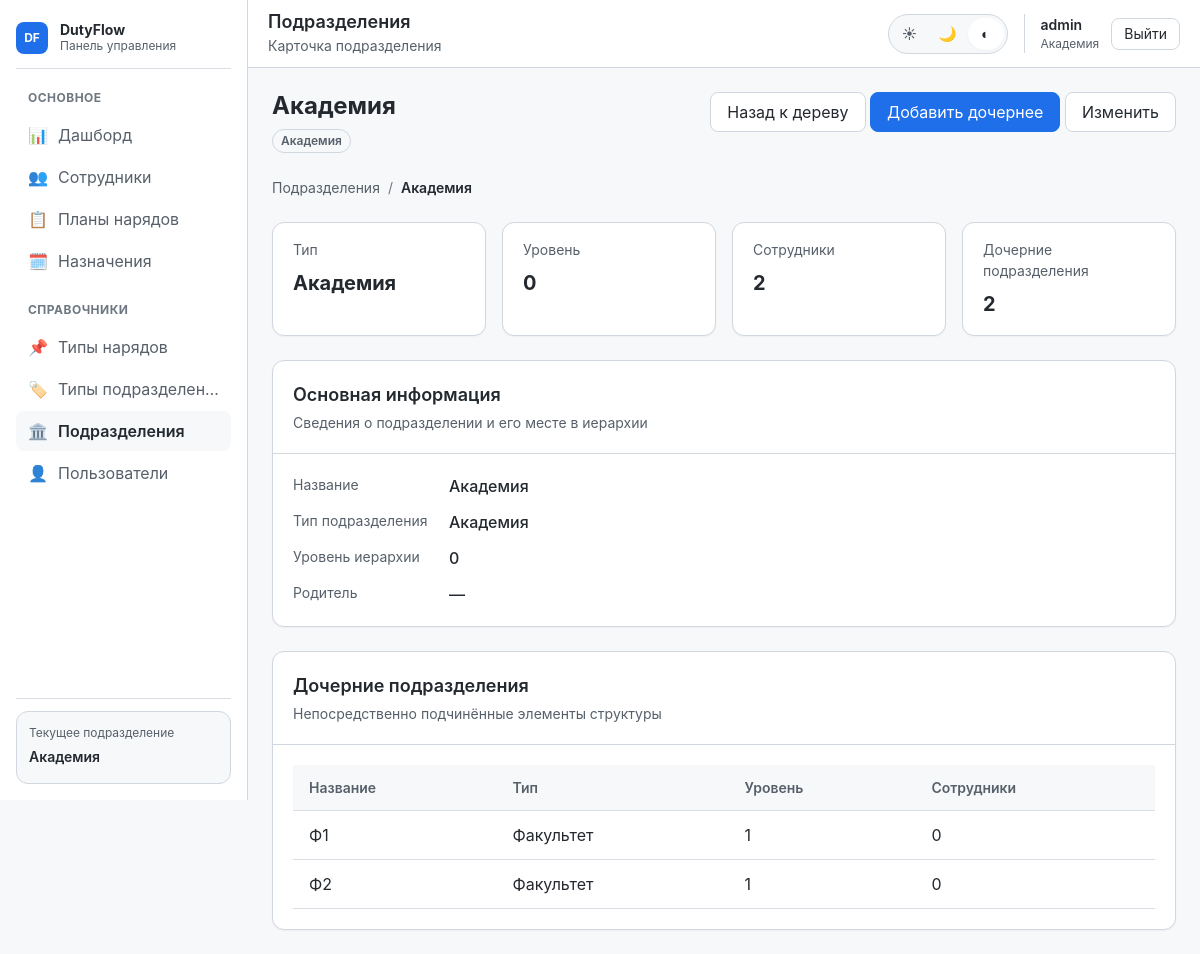
/units/1/ (signed in), run on the app's committed database.
### users_app/models.py (models this page shows, shortened)
class UserProfile(models.Model):
    user = models.OneToOneField(
        User,
        on_delete=models.CASCADE,
        related_name='profile'
    )
    unit = models.ForeignKey(
        Unit,
        on_delete=models.PROTECT,
        related_name='users'
    )
    created_by = models.ForeignKey(
        User,
        on_delete=models.SET_NULL,
        null=True,
        blank=True,
        related_name='created_users',
        verbose_name="Создал пользователь"
    )
    created_at = models.DateTimeField(auto_now_add=True, verbose_name="Дата создания")
    class Meta:
        verbose_name = "Профиль пользователя"
        verbose_name_plural = "Профили пользователей"

### units/models.py (models this page shows, shortened)
class Unit(models.Model):
    name = models.CharField(max_length=255, verbose_name="Название")
    parent = models.ForeignKey(
        'self',
        on_delete=models.SET_NULL,
        null=True,
        blank=True,
        related_name='children',
        verbose_name="Вышестоящее подразделение"
    )
    unit_type = models.ForeignKey(
        UnitType,
        on_delete=models.PROTECT,
        related_name='units',
        verbose_name="Тип подразделения"
    )
    class Meta:
        verbose_name = "Подразделение"
        verbose_name_plural = "Подразделения"
        ordering = ['unit_type__level', 'name']

class UnitType(models.Model):
    name = models.CharField(max_length=50, unique=True, verbose_name="Название типа")
    slug = models.SlugField(max_length=50, unique=True, verbose_name="Слаг")
    level = models.PositiveSmallIntegerField(
        default=0,
        verbose_name="Уровень иерархии",
        help_text="0 - самый высокий уровень (академия), 1 - факультет, 2 - кафедра и т.д."
    )
    can_have_children = models.BooleanField(
        default=True,
        verbose_name="Может иметь дочерние подразделения"
    )
    class Meta:
        verbose_name = "Тип подразделения"
        verbose_name_plural = "Типы подразделений"
        ordering = ['level', 'name']

### core/views/units/unit.py (the view)
@login_required
def unit_detail(request, pk):
    access = AccessService(request.user)
    unit = get_object_or_404(
        Unit.objects.select_related("unit_type", "parent", "parent__unit_type"),
        pk=pk
    )
    if not access.can_view_unit(unit):
        messages.error(request, "У вас нет доступа к этому подразделению")
        return redirect("units:list")
    children_qs = unit.children.select_related("unit_type", "parent").all()
    children = UnitService.get_units_with_counts(children_qs)
    employees_count = unit.people.count()
    children_count = children_qs.count()
    can_edit = access.can_edit_unit(unit)
    can_delete, _ = UnitService.can_delete_unit(unit, request.user)
    can_add_child = access.can_create_in_unit(unit)
    breadcrumbs = build_unit_breadcrumbs(unit)
    return render(request, "app/units/detail.html", {
        "unit": unit,
        "children": children,
        "breadcrumbs": breadcrumbs,
        "employees_count": employees_count,
        "children_count": children_count,
        "can_edit": can_edit,
        "can_delete": can_delete,
        "can_add_child": can_add_child,
        "active_tab": "units",
        "page_title": "Подразделения",
        "page_subtitle": "Карточка подразделения",
        "title": unit.name,
    })

### templates/app/units/detail.html (shortened to what this page needs)
{% extends 'app/base_app.html' %}
{% block app_content %}
<section class="page-section">
    <div class="page-header">
        <div class="page-header__main">
            <div class="unit-hero">
                <div class="unit-hero__main">
                    <h2 class="page-header__title">{{ unit.name }}</h2>
                    <div class="unit-hero__meta">
                        {% if unit.unit_type %}
                            <span class="badge">{{ unit.unit_type.name }}</span>
                        {% endif %}
                    </div>
                </div>
            </div>
        </div>
        <div class="page-header__actions">
            <a href="{% url 'units:list' %}" class="button">Назад к дереву</a>
            {% if can_add_child %}
                <a href="{% url 'units:add' %}?parent={{ unit.pk }}" class="button button--primary">
                    Добавить дочернее
                </a>
            {% endif %}
            {% if can_edit %}
                <a href="{% url 'units:edit' unit.pk %}" class="button">
                    Изменить
                </a>
            {% endif %}
        </div>
    </div>
</section>
<section class="page-section">
    <div class="unit-breadcrumbs">
        <a href="{% url 'units:list' %}" class="unit-breadcrumbs__link">Подразделения</a>
        {% for crumb in breadcrumbs %}
            <span class="unit-breadcrumbs__separator">/</span>
            {% if forloop.last %}
                <span class="unit-breadcrumbs__current">{{ crumb.name }}</span>
            {% else %}
                <a href="{% url 'units:detail' crumb.pk %}" class="unit-breadcrumbs__link">
                    {{ crumb.name }}
                </a>
            {% endif %}
        {% endfor %}
    </div>
</section>
<section class="page-section">
    <div class="unit-summary-grid">
        <article class="summary-card">
            <span class="summary-card__label">Тип</span>
            <span class="summary-card__value">
                {% if unit.unit_type %}{{ unit.unit_type.name }}{% else %}—{% endif %}
            </span>
        </article>
        <article class="summary-card">
            <span class="summary-card__label">Уровень</span>
            <span class="summary-card__value">
                {% if unit.unit_type %}{{ unit.unit_type.level }}{% else %}—{% endif %}
            </span>
        </article>
        <article class="summary-card">
            <span class="summary-card__label">Сотрудники</span>
            <span class="summary-card__value">{{ employees_count }}</span>
        </article>
        <article class="summary-card">
            <span class="summary-card__label">Дочерние подразделения</span>
            <span class="summary-card__value">{{ children_count }}</span>
        </article>
    </div>
</section>
<section class="page-section">
    <article class="card">
        <div class="card__header">
            <div>
                <h3 class="card__title">Основная информация</h3>
                <p class="card__subtitle">Сведения о подразделении и его месте в иерархии</p>
            </div>
        </div>
        <div class="card__body">
            <div class="details-list">
                <div class="details-list__row">
                    <span class="details-list__label">Название</span>
                    <span class="details-list__value">{{ unit.name }}</span>
                </div>
                <div class="details-list__row">
                    <span class="details-list__label">Тип подразделения</span>
                    <span class="details-list__value">
                        {% if unit.unit_type %}{{ unit.unit_type.name }}{% else %}—{% endif %}
                    </span>
                </div>
                <div class="details-list__row">
                    <span class="details-list__label">Уровень иерархии</span>
                    <span class="details-list__value">
                        {% if unit.unit_type %}{{ unit.unit_type.level }}{% else %}—{% endif %}
                    </span>
                </div>
                <div class="details-list__row">
                    <span class="details-list__label">Родитель</span>
                    <span class="details-list__value">
                        {% if unit.parent %}{{ unit.parent.name }}{% else %}—{% endif %}
                    </span>
                </div>
            </div>
        </div>
    </article>
</section>
<section class="page-section">
    <article class="card">
        <div class="card__header">
            <div>
                <h3 class="card__title">Дочерние подразделения</h3>
                <p class="card__subtitle">Непосредственно подчинённые элементы структуры</p>
            </div>
        </div>
        <div class="card__body">
            {% if children %}
                <div class="table-wrap">
                    <table class="table">
                        <thead>
                            <tr>
                                <th>Название</th>
                                <th>Тип</th>
                                <th>Уровень</th>
                                <th>Сотрудники</th>
                            </tr>
                        </thead>
                        <tbody>
                            {% for child in children %}
                            <tr class="table-row-link" data-href="{% url 'units:detail' child.pk %}">
                                <td>
                                    <a href="{% url 'units:detail' child.pk %}" class="unit-cell__name">
                                        {{ child.name }}
                                    </a>
                                </td>
                                <td>
                                    {% if child.unit_type %}
                                        {{ child.unit_type.name }}
                                    {% else %}
                                        —
                                    {% endif %}
                                </td>
                                <td>
                                    {% if child.unit_type %}
                                        {{ child.unit_type.level }}
                                    {% else %}
                                        —
                                    {% endif %}
                                </td>
                                <td>
                                    {% if child.people_count is not None %}
                                        {{ child.people_count }}
                                    {% else %}
                                        —
                                    {% endif %}
                                </td>
                            </tr>
                            {% endfor %}
                        </tbody>
                    </table>
                </div>
            {% endif %}
        </div>
    </article>
</section>
{% endblock %}

### templates/components/layout/app_sidebar.html (shortened to what this page needs)
<aside class="app-sidebar" data-sidebar>
    <div class="app-sidebar__inner">
        <div class="app-sidebar__header">
            <a href="{% url 'auth:dashboard' %}" class="app-sidebar__brand">
                <span class="app-sidebar__brand-mark">DF</span>
                <div class="app-sidebar__brand-texts">
                    <span class="app-sidebar__brand-title">DutyFlow</span>
                    <span class="app-sidebar__brand-subtitle">Панель управления</span>
                </div>
            </a>
        </div>
        <div class="app-sidebar__section">
            <div class="app-sidebar__section-title">Основное</div>
            <nav class="app-sidebar__nav">
                <a href="{% url 'auth:dashboard' %}" class="nav-item {% if active_tab == 'dashboard' %}is-active{% endif %}">
                    <span class="nav-item__icon">📊</span>
                    <span class="nav-item__label">Дашборд</span>
                </a>
                <a href="{% url 'people:person_list' %}" class="nav-item {% if active_tab == 'people' %}is-active{% endif %}">
                    <span class="nav-item__icon">👥</span>
                    <span class="nav-item__label">Сотрудники</span>
                </a>
                <a href="{% url 'plan:list' %}" class="nav-item {% if active_tab == 'plans' %}is-active{% endif %}">
                    <span class="nav-item__icon">📋</span>
                    <span class="nav-item__label">Планы нарядов</span>
                </a>
                <a href="{% url 'assignment:calendar' %}" class="nav-item {% if active_tab == 'assignments' %}is-active{% endif %}">
                    <span class="nav-item__icon">🗓️</span>
                    <span class="nav-item__label">Назначения</span>
                </a>
            </nav>
        </div>
        <div class="app-sidebar__section">
            <div class="app-sidebar__section-title">Справочники</div>
            <nav class="app-sidebar__nav">
                {% if user.profile.unit.unit_type.level <= 1 %}
                <a href="{% url 'type:list' %}" class="nav-item {% if active_tab == 'duty_types' %}is-active{% endif %}">
                    <span class="nav-item__icon">📌</span>
                    <span class="nav-item__label">Типы нарядов</span>
                </a>
                {% endif %}
                {% if user.profile.unit.unit_type.level == 0 %}
                <a href="{% url 'unit_type:list' %}" class="nav-item {% if active_tab == 'unit_types' %}is-active{% endif %}">
                    <span class="nav-item__icon">🏷️</span>
                    <span class="nav-item__label">Типы подразделений</span>
                </a>
                {% endif %}
                <a href="{% url 'units:list' %}" class="nav-item {% if active_tab == 'units' %}is-active{% endif %}">
                    <span class="nav-item__icon">🏛️</span>
                    <span class="nav-item__label">Подразделения</span>
                </a>
                <a href="{% url 'users:list' %}" class="nav-item {% if active_tab == 'users' %}is-active{% endif %}">
                    <span class="nav-item__icon">👤</span>
                    <span class="nav-item__label">Пользователи</span>
                </a>
            </nav>
        </div>
        {% if user.profile and user.profile.unit %}
        <div class="app-sidebar__footer">
            <div class="app-sidebar__unit-card">
                <div class="app-sidebar__unit-label">Текущее подразделение</div>
                <div class="app-sidebar__unit-name">{{ user.profile.unit.name }}</div>
            </div>
        </div>
        {% endif %}
    </div>
</aside>

### templates/components/layout/app_header.html (shortened to what this page needs)
<header class="app-header">
    <div class="app-header__left">
        <div class="app-header__page">
            <h1 class="app-header__page-title">{{ page_title|default:"Панель управления" }}</h1>
            {% if page_subtitle %}
                <p class="app-header__page-subtitle">{{ page_subtitle }}</p>
            {% endif %}
        </div>
    </div>
    <div class="app-header__right">
        <div class="theme-switcher" data-theme-switcher>
            <button class="theme-switcher__button" type="button" data-theme-value="light" title="Светлая тема">☀</button>
            <button class="theme-switcher__button" type="button" data-theme-value="dark" title="Тёмная тема">🌙</button>
            <button class="theme-switcher__button" type="button" data-theme-value="system" title="Системная тема">◐</button>
        </div>
        <div class="user-chip">
            <div class="user-chip__content">
                <span class="user-chip__name">{{ request.user.username }}</span>
                {% if user.profile and user.profile.unit %}
                    <span class="user-chip__meta">{{ user.profile.unit.name }}</span>
                {% endif %}
            </div>
            <form method="post" action="{% url 'auth:logout' %}">
                <button type="submit" class="button button--sm">Выйти</button>
            </form>
        </div>
    </div>
</header>

### data on the page
Unit: name "Академия", unit_type.name "Академия", unit_type.level "0"
Unit: name "Ф1", unit_type.name "Факультет", unit_type.level "1", people_count "0"
Unit: name "Ф2", unit_type.name "Факультет", unit_type.level "1", people_count "0"

### other printed values
{{ user.profile.unit.name }} "Академия"
{{ page_title|default:"Панель управления" }} "Подразделения"
{{ page_subtitle }} "Карточка подразделения"
{{ request.user.username }} "admin"
{{ employees_count }} "2"
{{ children_count }} "2"
